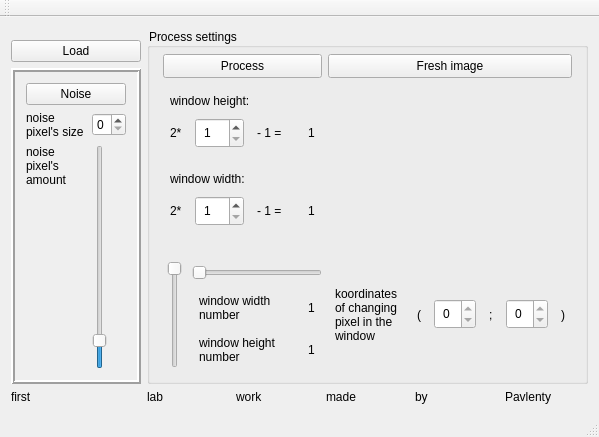
<?xml version="1.0" encoding="UTF-8"?>
<ui version="4.0">
 <class>MainWindow</class>
 <widget class="QMainWindow" name="MainWindow">
  <property name="geometry">
   <rect>
    <x>0</x>
    <y>0</y>
    <width>599</width>
    <height>437</height>
   </rect>
  </property>
  <property name="sizePolicy">
   <sizepolicy hsizetype="Preferred" vsizetype="Preferred">
    <horstretch>0</horstretch>
    <verstretch>0</verstretch>
   </sizepolicy>
  </property>
  <property name="windowTitle">
   <string>MainWindow</string>
  </property>
  <widget class="QWidget" name="centralWidget">
   <property name="enabled">
    <bool>true</bool>
   </property>
   <property name="sizePolicy">
    <sizepolicy hsizetype="Preferred" vsizetype="Preferred">
     <horstretch>0</horstretch>
     <verstretch>0</verstretch>
    </sizepolicy>
   </property>
   <layout class="QGridLayout" name="gridLayout_5">
    <item row="2" column="0">
     <layout class="QGridLayout" name="gridLayout_4">
      <item row="1" column="0">
       <widget class="QPushButton" name="pbLoad">
        <property name="text">
         <string>Load</string>
        </property>
       </widget>
      </item>
      <item row="2" column="0">
       <widget class="QFrame" name="frame">
        <property name="enabled">
         <bool>true</bool>
        </property>
        <property name="layoutDirection">
         <enum>Qt::LeftToRight</enum>
        </property>
        <property name="frameShape">
         <enum>QFrame::Box</enum>
        </property>
        <property name="frameShadow">
         <enum>QFrame::Raised</enum>
        </property>
        <property name="lineWidth">
         <number>2</number>
        </property>
        <layout class="QGridLayout" name="gridLayout_6">
         <item row="0" column="0">
          <layout class="QGridLayout" name="gridLayout_2">
           <item row="1" column="0">
            <widget class="QLabel" name="label_7">
             <property name="text">
              <string>noise pixel's size</string>
             </property>
             <property name="wordWrap">
              <bool>true</bool>
             </property>
            </widget>
           </item>
           <item row="2" column="1" rowspan="2">
            <widget class="QSlider" name="verticalSlider">
             <property name="minimum">
              <number>0</number>
             </property>
             <property name="maximum">
              <number>5000</number>
             </property>
             <property name="singleStep">
              <number>10</number>
             </property>
             <property name="value">
              <number>500</number>
             </property>
            </widget>
           </item>
           <item row="3" column="0">
            <spacer name="verticalSpacer_2">
             <property name="orientation">
              <enum>Qt::Vertical</enum>
             </property>
             <property name="sizeHint" stdset="0">
              <size>
               <width>20</width>
               <height>40</height>
              </size>
             </property>
            </spacer>
           </item>
           <item row="0" column="0" colspan="2">
            <widget class="QPushButton" name="pbNoise">
             <property name="text">
              <string>Noise</string>
             </property>
            </widget>
           </item>
           <item row="2" column="0">
            <widget class="QLabel" name="label_8">
             <property name="text">
              <string>noise pixel's amount</string>
             </property>
             <property name="wordWrap">
              <bool>true</bool>
             </property>
            </widget>
           </item>
           <item row="1" column="1">
            <widget class="QSpinBox" name="spinBox">
             <property name="maximum">
              <number>5</number>
             </property>
            </widget>
           </item>
          </layout>
         </item>
        </layout>
       </widget>
      </item>
     </layout>
    </item>
    <item row="3" column="0">
     <widget class="QLabel" name="label_15">
      <property name="text">
       <string>first</string>
      </property>
     </widget>
    </item>
    <item row="3" column="5">
     <widget class="QLabel" name="label_19">
      <property name="text">
       <string>Pavlenty</string>
      </property>
     </widget>
    </item>
    <item row="3" column="3">
     <widget class="QLabel" name="label_16">
      <property name="text">
       <string>made</string>
      </property>
     </widget>
    </item>
    <item row="3" column="4">
     <widget class="QLabel" name="label_17">
      <property name="text">
       <string>by</string>
      </property>
     </widget>
    </item>
    <item row="3" column="2">
     <widget class="QLabel" name="label_18">
      <property name="text">
       <string>work</string>
      </property>
     </widget>
    </item>
    <item row="3" column="1">
     <widget class="QLabel" name="label_20">
      <property name="text">
       <string>lab</string>
      </property>
     </widget>
    </item>
    <item row="0" column="1" rowspan="3" colspan="5">
     <widget class="QGroupBox" name="groupBox">
      <property name="acceptDrops">
       <bool>false</bool>
      </property>
      <property name="autoFillBackground">
       <bool>false</bool>
      </property>
      <property name="styleSheet">
       <string notr="true">padding: 4px;</string>
      </property>
      <property name="title">
       <string>Process settings</string>
      </property>
      <property name="flat">
       <bool>false</bool>
      </property>
      <layout class="QGridLayout" name="gridLayout_7">
       <item row="1" column="0">
        <layout class="QGridLayout" name="gridLayout_3" rowstretch="0,0,0,0,0,0">
         <property name="leftMargin">
          <number>0</number>
         </property>
         <property name="topMargin">
          <number>10</number>
         </property>
         <item row="3" column="0">
          <spacer name="verticalSpacer">
           <property name="orientation">
            <enum>Qt::Vertical</enum>
           </property>
           <property name="sizeHint" stdset="0">
            <size>
             <width>20</width>
             <height>40</height>
            </size>
           </property>
          </spacer>
         </item>
         <item row="4" column="0">
          <spacer name="verticalSpacer_4">
           <property name="orientation">
            <enum>Qt::Vertical</enum>
           </property>
           <property name="sizeHint" stdset="0">
            <size>
             <width>20</width>
             <height>40</height>
            </size>
           </property>
          </spacer>
         </item>
         <item row="2" column="0">
          <layout class="QVBoxLayout" name="verticalLayout">
           <item>
            <widget class="QLabel" name="label_6">
             <property name="text">
              <string>window height:</string>
             </property>
            </widget>
           </item>
           <item>
            <layout class="QHBoxLayout" name="horizontalLayout_2">
             <item>
              <widget class="QLabel" name="label">
               <property name="text">
                <string>2*</string>
               </property>
              </widget>
             </item>
             <item>
              <widget class="QSpinBox" name="spinBox_2">
               <property name="minimum">
                <number>1</number>
               </property>
               <property name="maximum">
                <number>10</number>
               </property>
              </widget>
             </item>
             <item>
              <widget class="QLabel" name="label_2">
               <property name="text">
                <string>- 1 =  </string>
               </property>
              </widget>
             </item>
             <item>
              <widget class="QLabel" name="lWindowHeight">
               <property name="text">
                <string>1</string>
               </property>
              </widget>
             </item>
            </layout>
           </item>
           <item>
            <spacer name="verticalSpacer_3">
             <property name="orientation">
              <enum>Qt::Vertical</enum>
             </property>
             <property name="sizeHint" stdset="0">
              <size>
               <width>20</width>
               <height>40</height>
              </size>
             </property>
            </spacer>
           </item>
           <item>
            <widget class="QLabel" name="label_5">
             <property name="text">
              <string>window width:</string>
             </property>
            </widget>
           </item>
           <item>
            <layout class="QHBoxLayout" name="horizontalLayout">
             <item>
              <widget class="QLabel" name="label_4">
               <property name="text">
                <string>2*</string>
               </property>
              </widget>
             </item>
             <item>
              <widget class="QSpinBox" name="spinBox_3">
               <property name="minimum">
                <number>1</number>
               </property>
               <property name="maximum">
                <number>10</number>
               </property>
              </widget>
             </item>
             <item>
              <widget class="QLabel" name="label_3">
               <property name="text">
                <string>- 1 =  </string>
               </property>
              </widget>
             </item>
             <item>
              <widget class="QLabel" name="lWindowWidth">
               <property name="text">
                <string>1</string>
               </property>
              </widget>
             </item>
            </layout>
           </item>
          </layout>
         </item>
         <item row="5" column="0">
          <layout class="QGridLayout" name="gridLayout">
           <item row="2" column="1">
            <widget class="QLabel" name="label_10">
             <property name="text">
              <string>window height number</string>
             </property>
             <property name="wordWrap">
              <bool>true</bool>
             </property>
            </widget>
           </item>
           <item row="1" column="2">
            <widget class="QLabel" name="lWindowWidthNumber">
             <property name="text">
              <string>1</string>
             </property>
            </widget>
           </item>
           <item row="1" column="1">
            <widget class="QLabel" name="label_9">
             <property name="text">
              <string>window width number</string>
             </property>
             <property name="wordWrap">
              <bool>true</bool>
             </property>
            </widget>
           </item>
           <item row="2" column="2">
            <widget class="QLabel" name="lWindowHeightNumber">
             <property name="text">
              <string>1</string>
             </property>
            </widget>
           </item>
           <item row="0" column="1" colspan="2">
            <widget class="QSlider" name="hsWindowNumberWidth">
             <property name="minimum">
              <number>1</number>
             </property>
             <property name="maximum">
              <number>1</number>
             </property>
             <property name="orientation">
              <enum>Qt::Horizontal</enum>
             </property>
            </widget>
           </item>
           <item row="0" column="0" rowspan="3">
            <widget class="QSlider" name="vsWindowNumberHeight">
             <property name="minimum">
              <number>1</number>
             </property>
             <property name="maximum">
              <number>1</number>
             </property>
             <property name="orientation">
              <enum>Qt::Vertical</enum>
             </property>
             <property name="invertedAppearance">
              <bool>true</bool>
             </property>
             <property name="invertedControls">
              <bool>true</bool>
             </property>
            </widget>
           </item>
          </layout>
         </item>
         <item row="5" column="2">
          <layout class="QHBoxLayout" name="horizontalLayout_3">
           <property name="sizeConstraint">
            <enum>QLayout::SetDefaultConstraint</enum>
           </property>
           <item>
            <widget class="QLabel" name="label_12">
             <property name="text">
              <string>(</string>
             </property>
            </widget>
           </item>
           <item>
            <widget class="QSpinBox" name="sbXKoordinate">
             <property name="maximum">
              <number>0</number>
             </property>
            </widget>
           </item>
           <item>
            <widget class="QLabel" name="label_13">
             <property name="text">
              <string>;</string>
             </property>
            </widget>
           </item>
           <item>
            <widget class="QSpinBox" name="sbYKoordinate">
             <property name="maximum">
              <number>0</number>
             </property>
            </widget>
           </item>
           <item>
            <widget class="QLabel" name="label_14">
             <property name="text">
              <string>)</string>
             </property>
            </widget>
           </item>
          </layout>
         </item>
         <item row="0" column="0">
          <widget class="QPushButton" name="pbProcess">
           <property name="text">
            <string>Process</string>
           </property>
          </widget>
         </item>
         <item row="5" column="1">
          <widget class="QLabel" name="label_11">
           <property name="text">
            <string>koordinates of changing pixel in the window</string>
           </property>
           <property name="alignment">
            <set>Qt::AlignLeading|Qt::AlignLeft|Qt::AlignVCenter</set>
           </property>
           <property name="wordWrap">
            <bool>true</bool>
           </property>
          </widget>
         </item>
         <item row="0" column="1" colspan="2">
          <widget class="QPushButton" name="pbFreshImage">
           <property name="text">
            <string>Fresh image</string>
           </property>
          </widget>
         </item>
         <item row="1" column="1" rowspan="4" colspan="2">
          <widget class="QLabel" name="lWindowImage">
           <property name="cursor">
            <cursorShape>CrossCursor</cursorShape>
           </property>
           <property name="text">
            <string/>
           </property>
          </widget>
         </item>
        </layout>
       </item>
      </layout>
     </widget>
    </item>
   </layout>
  </widget>
  <widget class="QMenuBar" name="menuBar">
   <property name="geometry">
    <rect>
     <x>0</x>
     <y>0</y>
     <width>599</width>
     <height>27</height>
    </rect>
   </property>
  </widget>
  <widget class="QToolBar" name="mainToolBar">
   <attribute name="toolBarArea">
    <enum>TopToolBarArea</enum>
   </attribute>
   <attribute name="toolBarBreak">
    <bool>false</bool>
   </attribute>
  </widget>
  <widget class="QStatusBar" name="statusBar"/>
 </widget>
 <layoutdefault spacing="6" margin="11"/>
 <resources/>
 <connections/>
</ui>
